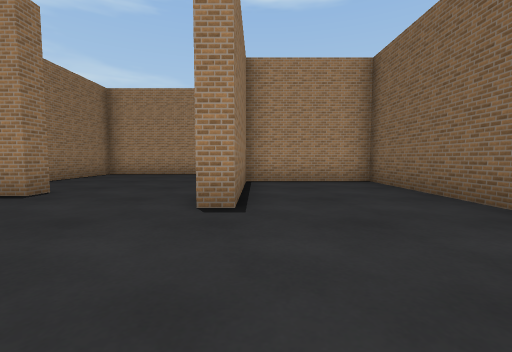
view 1 (above)

24 first-person views from a walk through a scene from a Unity 3-D project. The camera is 1.3 m above the floor, tilts 4° down and sees 90° across. The floor is counted in squares, 2 m on a side. Each view is taken from the middle of a square. On the plan, view 1 faces up. The plan holds only what a view shows up to about 9 squares ahead; the rest is blank. The place goes on beyond the plan. The player is left out. Some animated figures are left out. Surface patterns are stand-ins for the level's own textures.

view 2
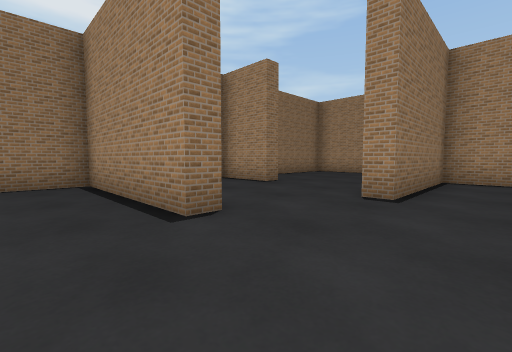

view 3
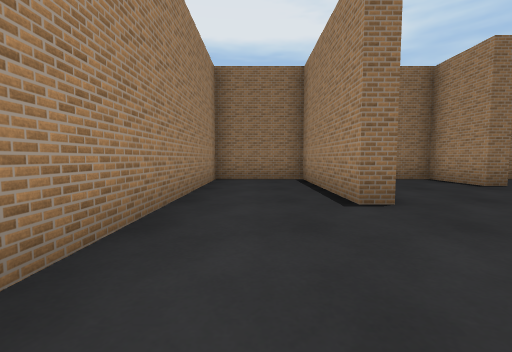

view 4
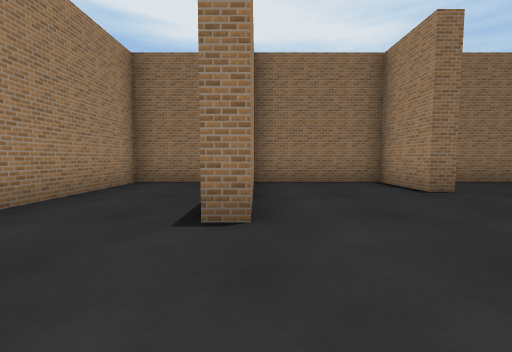

view 5
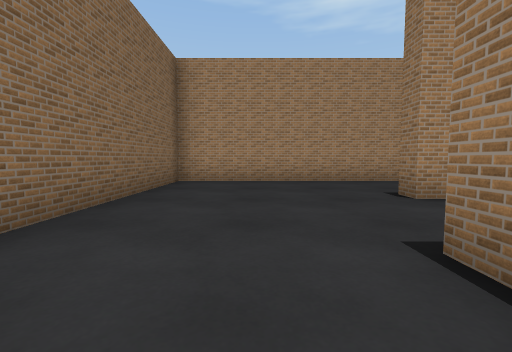

view 6
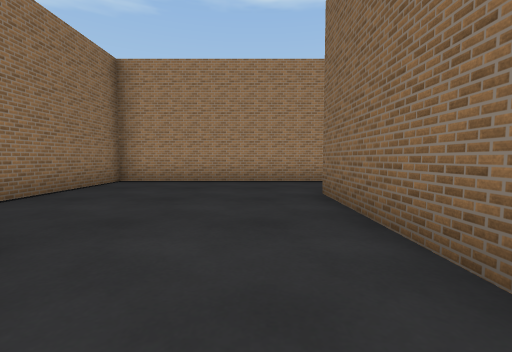

view 7
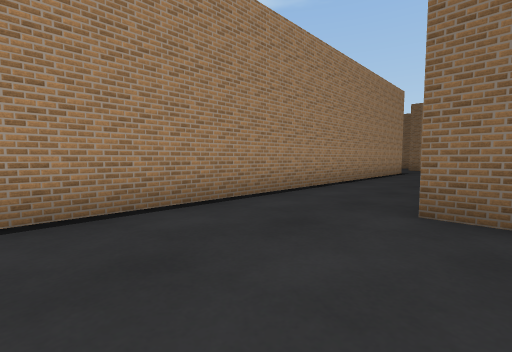

view 8
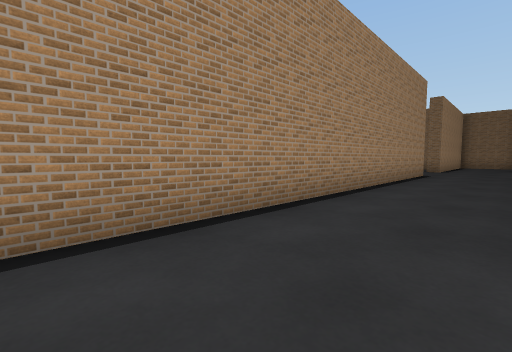

view 9
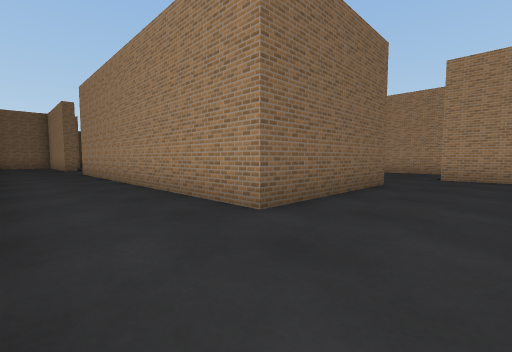

view 10
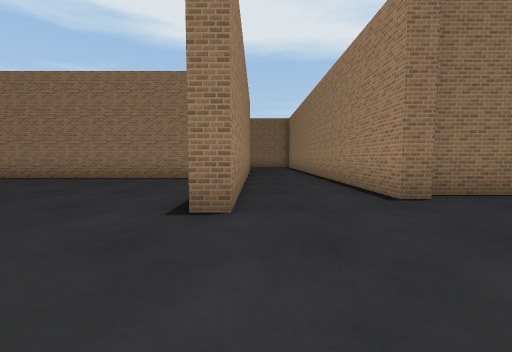

view 11
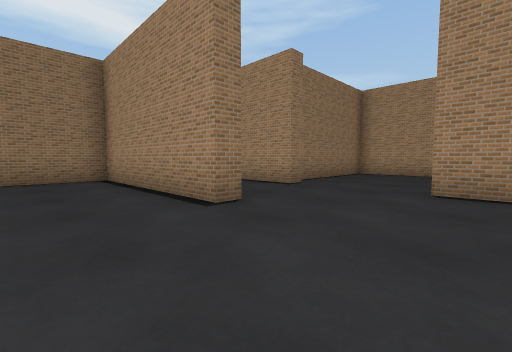

view 12
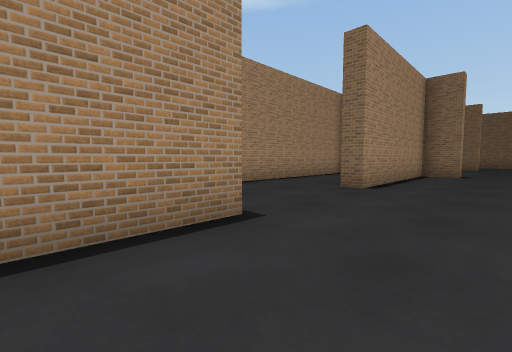

view 13
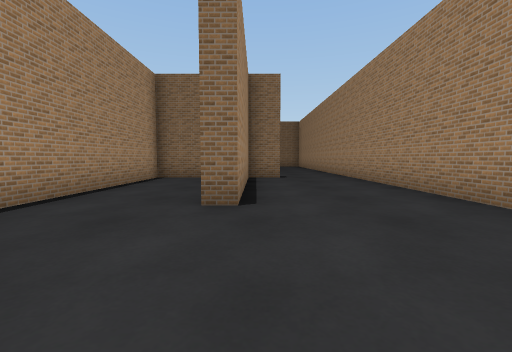

view 14
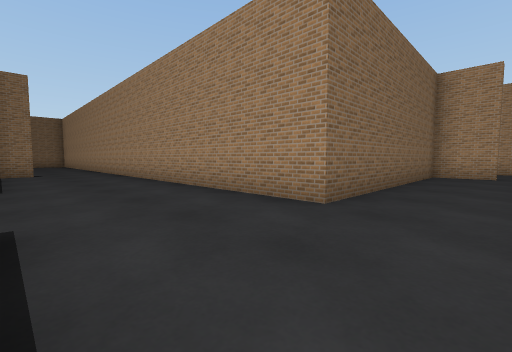

view 15
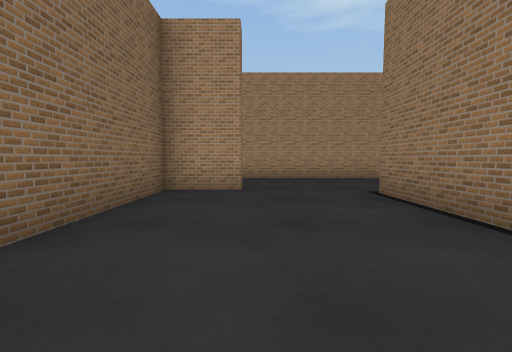

view 16
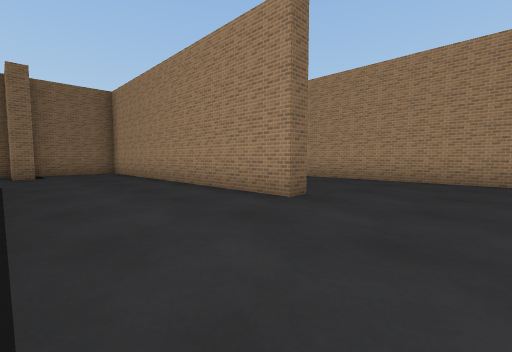

view 17
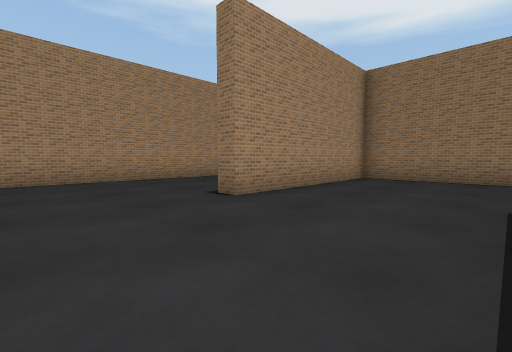

view 18
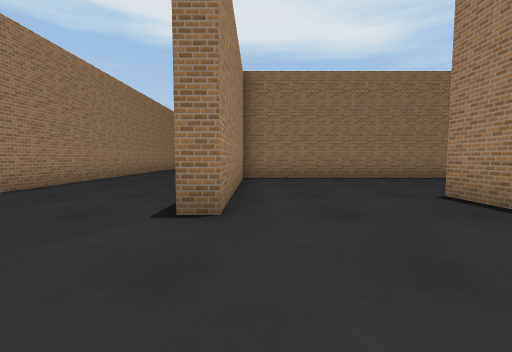

view 19
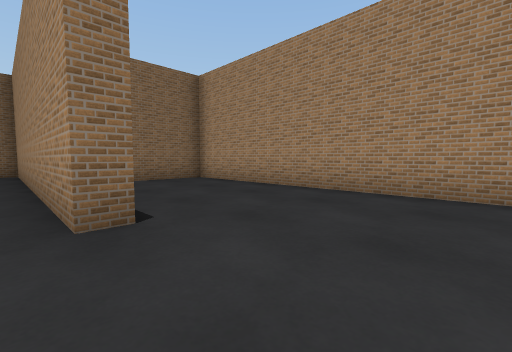

view 20
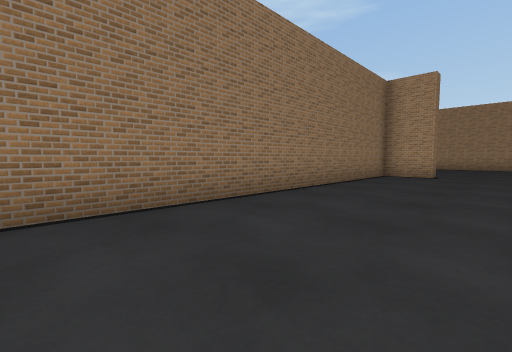

view 21
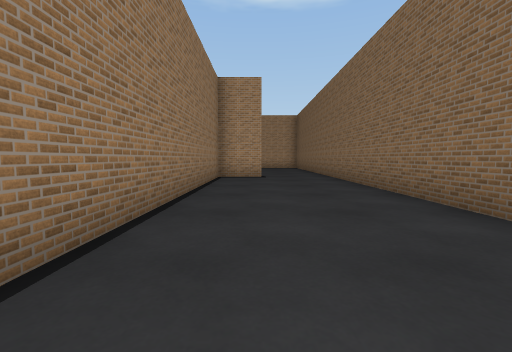

view 22
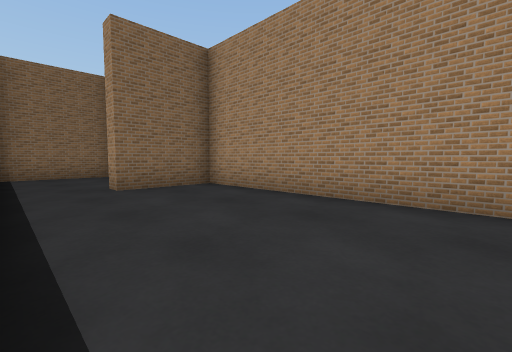

view 23
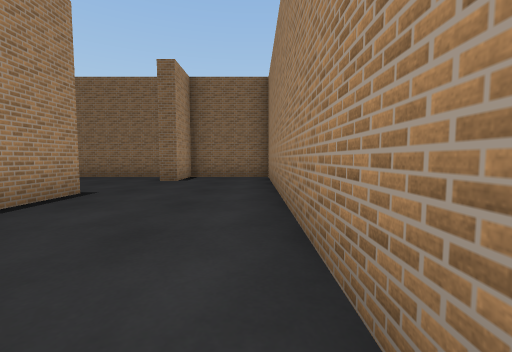

view 24
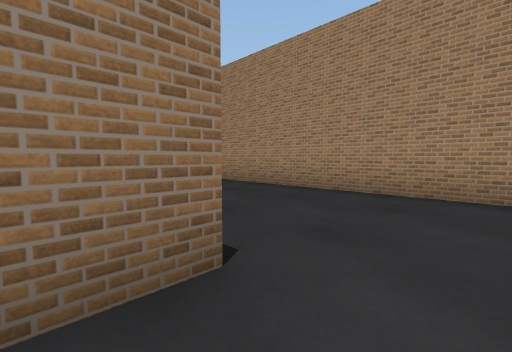

### Floor plan
Ten units are one square. View 1 is at (0, 0); x grows to the right and y downward. Boxes are objects, and circles mark ways between rooms. Rooms are numbered by the first view taken in them; rooms with no view inside come last. Other rooms are left out.
<svg viewBox="-126 -137 312 251">
<path fill="none" stroke="#000" d="M-41 -9 -15 -9 -15 -4 -59 -4 -59 22 32 22 32 -72 -3 -72 -3 -33 -8 -33 -8 -45M-39 -44 -59 -44 -59 -9M-8 -45 -8 -77 75 -77M-39 -49 -39 -44M80 -103 -59 -103 -59 -64M75 -77 90 -77 90 -72 37 -72 37 28 21 28M-14 70 -14 64 79 64 79 38 63 38 63 32 79 32 79 -37 180 -37M-51 28 -64 28M-64 -5 -64 -71M80 -109 80 -103M75 -132 75 -110M-88 -69 -103 -69 -103 64 -49 64 -49 70M181 -62 175 -62 175 -72 125 -72 125 -78M175 -88 175 -103 110 -103M-108 70 -108 59M-121 109 35 109 35 86 41 86M79 98 79 69"/>
<circle cx="-25" cy="-50" r="3" fill="#2a7"/>
<circle cx="70" cy="-95" r="3" fill="#2a7"/>
<circle cx="40" cy="80" r="3" fill="#2a7"/>
<text x="-10" y="-20">1</text>
<text x="-10" y="-90">2</text>
<text x="40" y="0">3</text>
<text x="60" y="90">4</text>
</svg>
Room 1 opens to room 2. Room 2 opens to room 3. Room 3 opens to room 4.

Where each view was taken, in squares from view 1:
view 1: 0 up, 0 right, facing up
view 2: 1 down, 1 right, facing up-left
view 3: 1 down, 2 right, facing left
view 4: 1 up, 1 right, facing left
view 5: 5 up, 1 right, facing down
view 6: 3 up, 2 left, facing up
view 7: 7 up, 4 left, facing up-right
view 8: 8 up, 3 left, facing up-right
view 9: 10 up, 3 left, facing down-right
view 10: 8 up, 12 right, facing left
view 11: 5 up, 12 right, facing up-left
view 12: 5 up, 7 right, facing up-right
view 13: 7 up, 9 right, facing right
view 14: 7 up, 6 right, facing down-right
view 15: 2 up, 6 right, facing down
view 16: 3 down, 4 left, facing down-right
view 17: 3 down, 2 left, facing down-left
view 18: 6 down, 2 left, facing left
view 19: 6 down, 4 left, facing down-right
view 20: 3 down, 7 left, facing up-left
view 21: 2 down, 9 left, facing up
view 22: 7 down, 2 left, facing down-right
view 23: 6 down, 1 left, facing right
view 24: 6 down, 12 left, facing down-right
